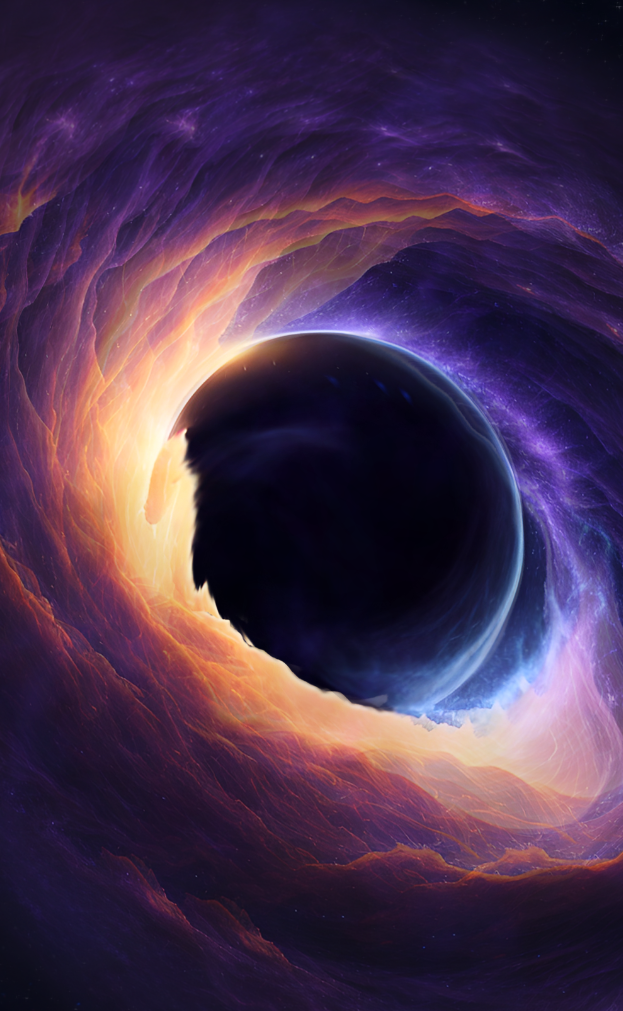
#> input picture black-hole.png, 623 x 1011 px
$ python q3_PedroCamboim.py
#> lines starting #> are read from the running program, lines starting #| are printed output that depends on the picture
from PIL import Image, ImageEnhance

enhanceImage = lambda img = Image.open('black-hole.png'), factor = float(input("Digite o fator de brilho: ")) : ImageEnhance.Brightness(img).enhance(factor)
#> the answer given: 3

enhanceImage().show()
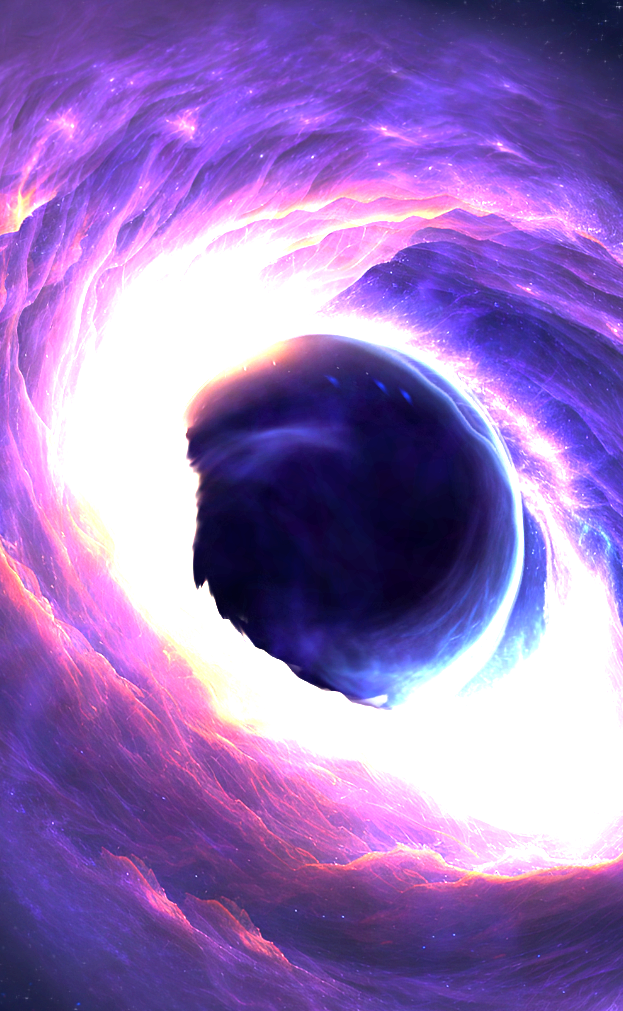
#> shown: PIL image 623x1011 RGBA; mean R, G, B, A 150.1, 116, 187.5, 255
